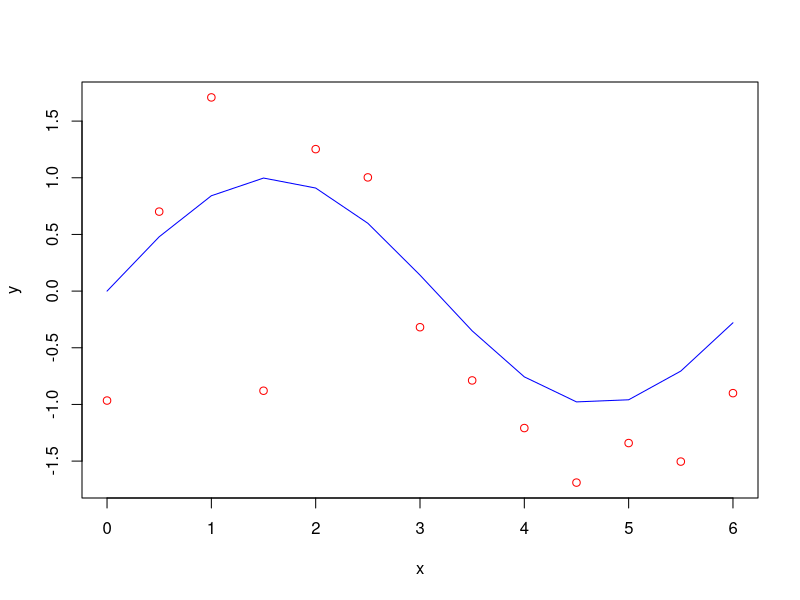
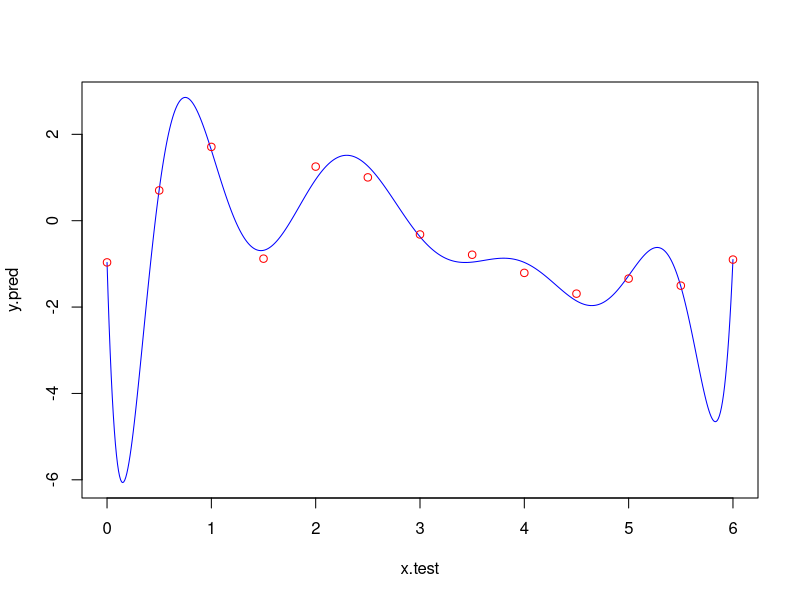

Recreate these plots in R, in order. (Note: this script raises an error after producing the figures.)
#### Аппроксимация точек многочленом
#### Вариант 1: плохо обусловленная матрица данных

## Шаг 0. Создаем данные

x <- seq(0, 6, 0.5)

set.seed(1234)
y <- sin(x) + rnorm(length(x), 0, 0.8)

plot(x, y, type="p", col="red")
lines(x, sin(x), col="blue")

# Создаем обучающую выборку

# степень полинома
polinom.power <- 10

train <- data.frame(x0=rep(1,length(x)), 
                    x1=x, x2=x^2, x3=x^3, x4=x^4, x5=x^5, 
                    x6=x^6, x7=x^7, x8=x^8, x9=x^9, x10=x^10, y=y)

# Создаем тестовую выборку

x.test <- seq(min(x), max(x), 0.01)

test <- data.frame(x0=rep(1,length(x.test)), 
                   x1=x.test, x2=x.test^2, x3=x.test^3, x4=x.test^4, 
                   x5=x.test^5, x6=x.test^6, x7=x.test^7, 
                   x8=x.test^8, x9=x.test^9, x10=x.test^10)

## Шаг 1. Используем процедуру lm

res.lm <- lm(y~.-x0, data=train)

y.pred <- predict.lm(res.lm, test)

plot(x.test, y.pred, type="l", col = "blue")
points(x, y, col="red")

# Переобучение

## Шаг 2. Получим beta прямыми вычислениями, не привлекая функцию lm

# В чем ошибка?
X <- train[ ,-ncol(train)]
y <- train[ , ncol(train)]
beta <- solve(t(X) %*% X, t(X) %*% y)
# Error in t(X) %*% y : requires numeric/complex matrix/vector arguments

# Нужны матрицы и векторы, а не таблицы.

X <- as.matrix(train[ ,-ncol(train)])
y <- as.vector(train[ , ncol(train)])
beta <- solve(t(X) %*% X, t(X) %*% y)
# Error in solve.default(t(X) %*% X, t(X) %*% y) : 
#   system is computationally singular: reciprocal condition number = 2.68983e-22

## Шаг 3. С регуляризацией

# пока lambda выбираем наобум
# lambda <- 1 слишком мало
lambda <- 5

# не учитываем столбец с y
num.parameters <- ncol(train)-1
# Создаем матрицу lambda*D
lambdaD <- lambda * diag(num.parameters)
lambdaD[1,1] <- 0

# Вычислим beta с регуляризованной матрицей
beta.r <- solve((t(X) %*% X + lambdaD), t(X) %*% y)

# Матрица тестовых данных
X.test <- as.matrix(data.test)

# Прогноз на тестовых данных
y.pred <- X.test %*% beta.r

plot(x, y, type="p", col="red")
lines(x.test, y.pred, col = "blue")




  
  
  
  